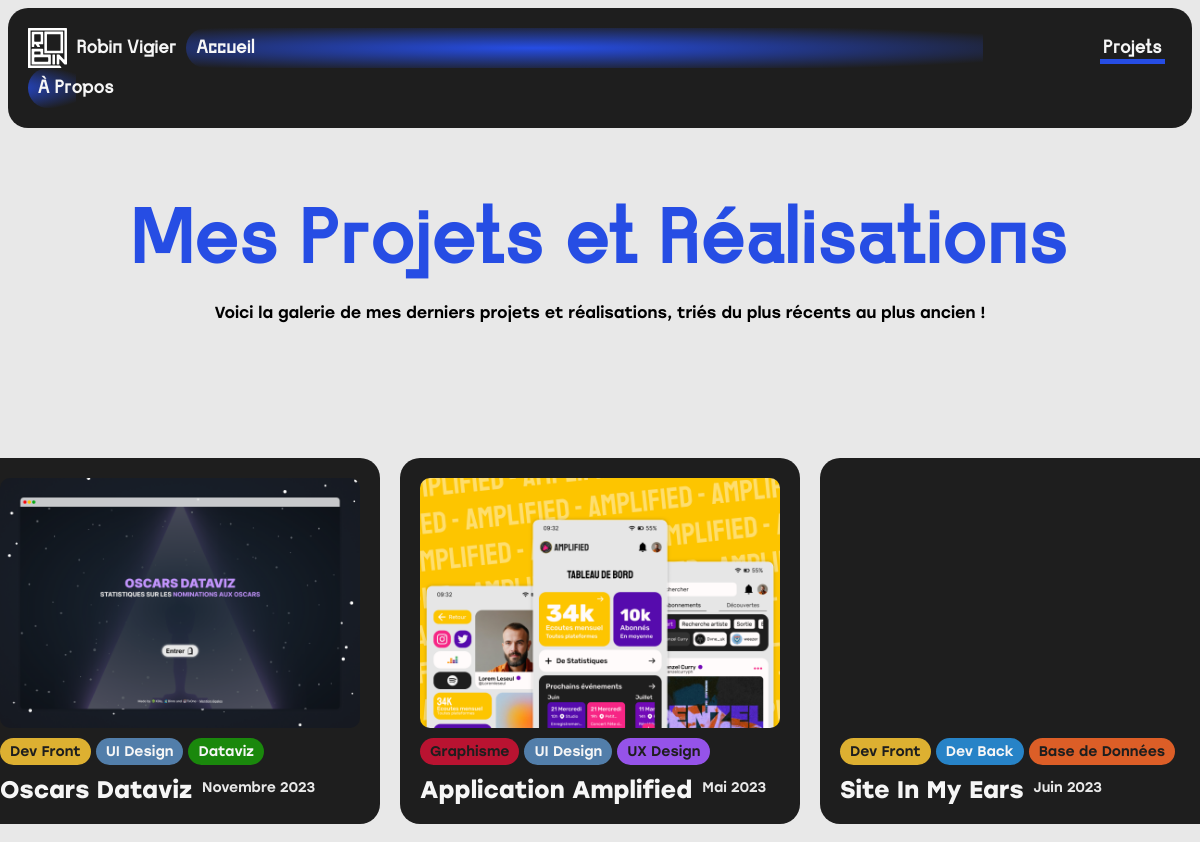
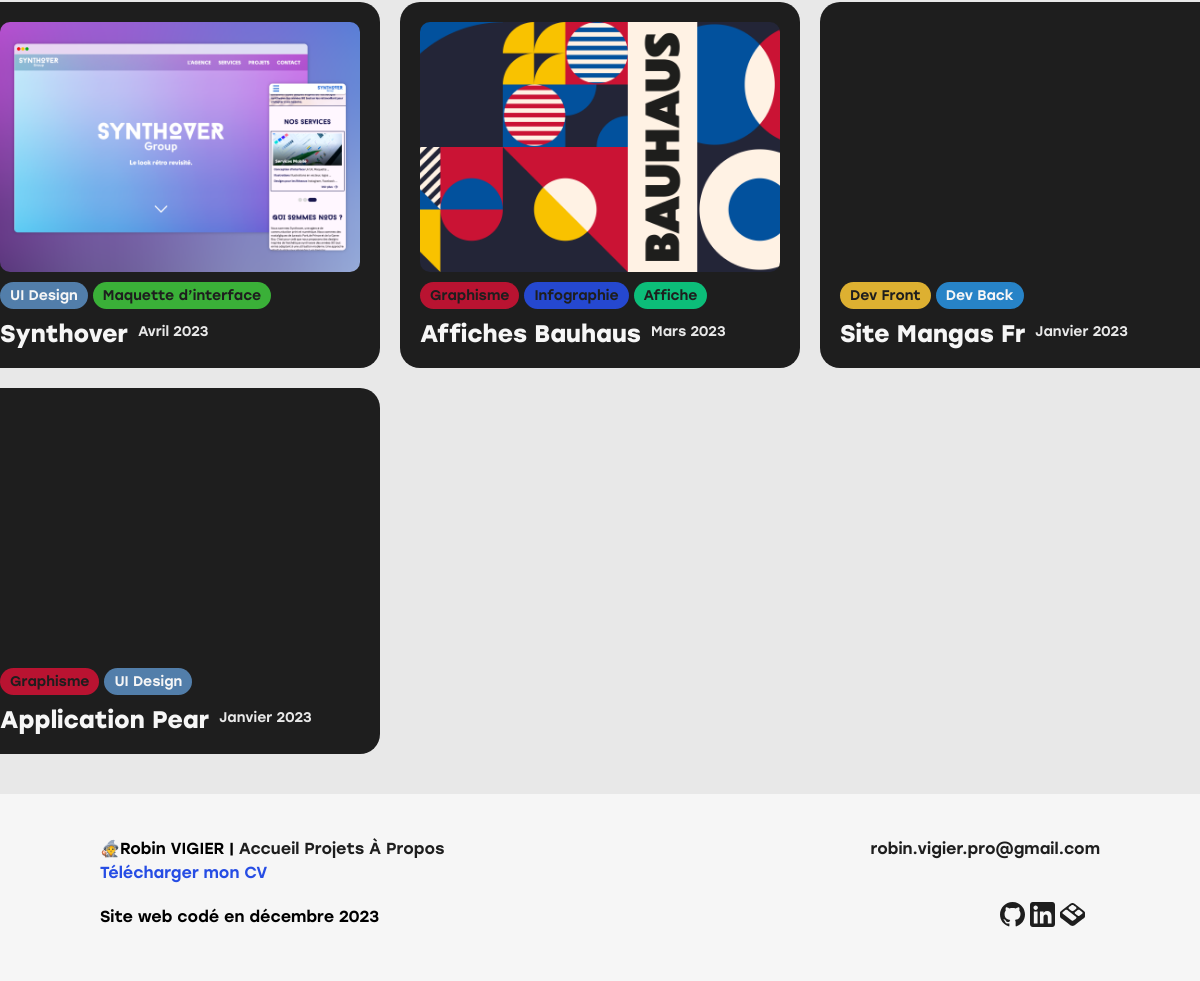
/projet.php, run on the app's committed database (2 pictures, top to bottom).
### tables this page shows
CREATE TABLE IF NOT EXISTS `etiquettes` (
  `id_label` int NOT NULL AUTO_INCREMENT,
  `nom_label` varchar(128) DEFAULT NULL,
  `couleur_label` varchar(128) DEFAULT NULL,
  `couleur_texte` varchar(30) NOT NULL DEFAULT 'var(--Black)',
  PRIMARY KEY (`id_label`)
);

CREATE TABLE IF NOT EXISTS `projets` (
  `id_projet` char(3) NOT NULL,
  `nom_projet` varchar(128) DEFAULT NULL,
  `date_créa` varchar(30) DEFAULT NULL,
  `accroche` text,
  `visuel` text,
  `cover` text NOT NULL,
  `detail` text,
  `recent` int NOT NULL,
  `type` varchar(30) NOT NULL DEFAULT 'var(--Blue)',
  PRIMARY KEY (`id_projet`)
);

### class/BD.class.php (called while the page is built, shortened)
<?php
class BD {
    function __construct(){
        $this->setListeId();
    }
    private function setListeId(){
        $commId = new CommSQL();
        $this->listeID = $commId->listeID();
    }
    public function setListP($list){
        $this->listeP = $list;
    }
}
?>

### class/CommSQL.class.php (called while the page is built, shortened)
<?php
class CommSQL {
    private $user = "root";
    private $pwd = "";
    private $dsn = "mysql:host=localhost;dbname=portfolio_vigier";
    public function projet($id)
    {
        try
		{
			$cnxDB = new PDO($this->dsn, $this->user, $this->pwd);
		}
		catch (PDOException $e)
		{
			die("Erreur à l'ouverture ! :".$e->getmessage());
		}
        $stmtsql = $cnxDB->prepare("SELECT * FROM projets WHERE id_projet = :id;");
		$stmtsql->bindParam(':id',$id);
        $stmtsql->execute();
        $resulCom = $stmtsql->fetchAll();
        if (count($resulCom)==1)
        {
            return $resulCom;
        };
    }
    public function tagProjet($id)
    {
        try
		{
			$cnxDB = new PDO($this->dsn, $this->user, $this->pwd);
		}
		catch (PDOException $e)
		{
			die("Erreur à l'ouverture ! :".$e->getmessage());
		}
        $stmtsql = $cnxDB->prepare("SELECT tag.nom_label, tag.couleur_label, tag.couleur_texte FROM eti_proj AS tag_proj INNER JOIN etiquettes AS tag ON tag_proj.id_label = tag.id_label  WHERE tag_proj.id_projet = :id;");
		$stmtsql->bindParam(':id',$id);
        $stmtsql->execute();
        $resulCom = $stmtsql->fetchAll();
        return $resulCom;
    }
    public function listeID()
    {
        try
		{
			$cnxDB = new PDO($this->dsn, $this->user, $this->pwd);
		}
		catch (PDOException $e)
		{
			die("Erreur à l'ouverture ! :".$e->getmessage());
		}
        $stmtsql = $cnxDB->prepare("SELECT id_projet FROM projets ORDER BY recent DESC ;");
        $stmtsql->execute();
        $resulCom = $stmtsql->fetchAll();
        return $resulCom;
    }
}
?>

### src/load_data.php (called while the page is built, shortened)
<?php
function chargetabProjet($listeID)
{
    $tabProjet = array();
    foreach ($listeID as $ligne)
    {
        $projet = new Projet($ligne['id_projet']);
        $tabProjet[$projet->id_projet]=$projet;
    }
    return $tabProjet;
};
function creeBD()
{
    $BD = new BD();
    return $BD;
};
function chargeBD()
{
    $BD = creeBD();
    $tableProjet = chargetabProjet($BD->listeID);
    $BD->setListP($tableProjet);
    return $BD;
};
?>

### class/Projet.class.php (the view, shortened to what this page needs)
<?php
class Projet {
    public $id_projet;
    public $nom;
    public $tag;
    public $date_crea;
    public $accroche;
    public $visuel;
    public $type;
    public function __construct($id)
    {
        $this -> setTag($id);
    }
    private function setId($id)
    {
        $this->id_projet = $id;
    }
    private function setInfo($id)
    {
        $commInfo = new CommSQL();
        $this->info = $commInfo->projet($id);
        if(isset($this->info))
        {
            $this->nom = $this->info[0]['nom_projet'];
            $this->date_crea = $this->info[0]['date_créa'];
            $this->accroche = $this->info[0]['accroche'];
            $this->visuel = $this->info[0]['visuel'];
            $this->type = $this->info[0]['type'];
        };
    }
    private function setTag($id)
    {
        $commTag = new CommSQL ();
        $this->tag = $commTag ->tagProjet($id);
    }
    public function affListe()
    {
        $reponse = "";
        $reponse.=sprintf("                             <a href=\"projet.php?id_projet=%s\" class=\"CardsProj\" style=\"--urlCover : url(../%s); --BckHover: %s;\">\n", $this->id_projet, $this->visuel, $this->type);
        $reponse.=sprintf("                                 <div class=\"cover\">\n");
        $reponse.=sprintf("                                     <div class=\"voirProj\"><img class=\"arrowR\" src=\"img/asset/arrowN.svg\" alt=\"Voir le projet\" title=\"Voir le projet\"/></div>\n");
        $reponse.=sprintf("                                 </div>\n");
        $reponse.=sprintf("                                 <div class=\"tagDiv\">\n");
        foreach($this->tag as $value)
        {
            $reponse.=sprintf("                                     <p class=\"tag\" style=\"--Bck : %s; --Txt: %s;\">%s</p>\n", $value['couleur_label'], $value['couleur_texte'], $value['nom_label']);
        }
        $reponse.=sprintf("                                 </div>\n");
        $reponse.=sprintf("                                 <div class=\"titleCards\">\n");
        $reponse.=sprintf("                                     <h4 class=\"tCards\">%s</h4>\n", $this->nom);
        $reponse.=sprintf("                                     <p class=\"date\">%s</p>\n", $this->date_crea);
        $reponse.=sprintf("                                 </div>\n");
        $reponse.=sprintf("                                 <p class=\"pitch cache\">%s</p>\n", $this->accroche);
        $reponse.=sprintf("                             </a>\n");
        return $reponse;
    }
}
?>

### projet.php (shortened to what this page needs)
<?php
    require_once("src/load_data.php");
    require_once("src/output.php");
    $BD = chargeBD();
    if(isset($_GET['id_projet'])){
        $flag = 1;
        $id_projet = $_GET['id_projet'];
        $projet_trouve=0;
        foreach ($_SESSION['BD']->listeP as $ligne)
        {
            if ((isset($ligne))&&(isset($ligne->id_projet))&&($ligne->id_projet==$id_projet))
            {
                $projet_trouve=1;
                $projet=$ligne;
            };
        };
    } else {
        $flag = 0;
    }
?>
<!DOCTYPE html>
<html lang="fr">
	<head>
		<link rel="stylesheet" type="text/css" href="style/root.css"/>
		<link rel="stylesheet" type="text/css" href="style/style.css"/>
        <?php
            if($flag == 1) {
                echo"<link rel=\"stylesheet\" type=\"text/css\" href=\"style/projet.css\"/>\n";
            } else {
                echo "<link rel=\"stylesheet\" type=\"text/css\" href=\"style/ListeProj.css\"/>\n";
            }
        ?>
	</head>
    <body>
        <?php
            if($flag == 1) {
                echo "<nav id=\"header\" class=\"opaZ ChangeBgcolor\">\n";
            } else {
                echo "<nav id=\"header\" class=\"headTop ChangeBgcolor\">\n";
            }
        ?>
            <a href="index.php" class="logo Animtrans">
                <img src="img/asset/Logo.svg" alt="Logo"/>
                <p>Robin Vigier</p>
            </a>
            <a href="index.php" class="NavLink Animtrans" id="NavAc">Accueil</a>
        <?php
            if($flag == 1) {
                echo "<a href=\"projet.php\" class=\"NavLink Animtrans\" id=\"NavProj\">Projets</a>\n";
            } else {
                echo "<a href=\"projet.php\" class=\"NavLink Animtrans Active\" id=\"NavProj\">Projets</a>\n";
            }
        ?>
            <a href="index.php#info" class="NavLink Animtrans" id="NavProp">À Propos</a>
		</nav>
        <main>
            <?php
                if($flag == 1){
                    echo $projet->affDetail();
                } else {
                    echo echoMainProj($_SESSION['BD']->listeP);
                }
            ?>
        </main>
        <footer>
			<p id="NameLink">&#129497;Robin VIGIER | <a class="noDeco" href="index.php">Accueil</a> <a class="noDeco" href="projet.php">Projets</a> <a class="noDeco" href="index.php#info">À Propos</a> </p>
			<a id="Email" class="noDeco" href="mailto:robin.vigier.pro@gmail.com">robin.vigier.pro@gmail.com</a>
			<a id="Print" class="noDeco blue" href="resources/CV-VIGIER_Robin.pdf">Télécharger mon CV</a>
			<p id="FootInfo">Site web codé en décembre 2023</p>
			<div id="ResFoot">
				<a href="https://github.com/BinroLeCrab/" class="bloc"><img class="FootIcon" src="img/asset/IconGithubN.svg" alt="mon GitHub"/></a>
				<a href="https://www.linkedin.com/in/robin-vigier-02353b267/" class="bloc"><img class="FootIcon" src="img/asset/IconLinkedinN.svg" alt="mon profil Linkedin"/></a>
				<a href="https://bento.me/robinv" class="bloc"><img class="FootIcon" src="img/asset/IconBentoN.svg" alt="mon Bento"/></a>
			</div>
		</footer>
    </body>
</html>

### src/output.php (shortened to what this page needs)
<?php
function echoMainProj($liste)
{
	$reponse = "";
	$reponse.=sprintf("<section class=\"hero\">\n");
	$reponse.=sprintf("	<h1 class=\"blue\">Mes Projets et Réalisations</h1>\n");
	$reponse.=sprintf("	<p>Voici la galerie de mes derniers projets et réalisations, triés du plus récents au plus ancien !</p>\n");
	$reponse.=sprintf("</section>\n");
	$reponse.=sprintf("<section class=\"Liste\">\n");
	$reponse.=sprintf("	<article class=\"Grille\">\n");
	foreach ($liste as $projet){
		$reponse.= $projet->affListe();
	};
	$reponse.=sprintf("	</article>\n");
	$reponse.=sprintf("</section>\n");
	return $reponse;
};
?>

### style/root.css (style rules this page uses)
*, *::before, *::after { box-sizing: border-box; }
html { scroll-behavior: smooth; }
:root { --Pointer: url(../img/asset/Cursor_perso.svg); --Hand: url(../img/asset/Hand_perso.svg); --Bkg-img : url(../img/asset/Paper.jpg); --Black: #1e1e1e; --White: #f6f6f6; --Blue : #264de4; --Green : #095C41; --Yellow : #DDB031; --Grey : #e8e8e8; --Rad-int: 10px; --Rad-ext: 20px; --Rad-main: 30px 30px 0px 0px; --Barracuda: 'Barracuda', Arial, Helvetica, sans-serif; --Stolzl: 'Stolzl', Arial, Helvetica, sans-serif; }
html { background-color: var(--Black); }
body { margin: 0px; padding: 0px; cursor: var(--Pointer), auto; font-family: var(--Stolzl); font-weight: 500; background-color: var(--White); }
footer { background-color: var(--White); }
h1 { font-family: var(--Barracuda); font-weight: 700; font-size: 5rem; margin: 0px; }
h4 { font-size: 1.5rem; font-weight: 700; text-transform: capitalize; }
a, button { cursor: var(--Hand), auto; }
.noDeco { text-decoration: none; color: var(--Black); }
.blue { color: var(--Blue); }
.bloc { display: block; }

### style/style.css (style rules this page uses)
#header { position: fixed; left: 1vh; right: 1vh; display: grid; grid-template-columns: fit-content(100%) 1fr fit-content(100%); grid-template-rows: repeat(2, fit-content(100%)); align-items: center; padding: 20px; gap: 0px 10px; grid-template-areas: "Logo . burger" "menu menu menu"; font-family: var(--Barracuda); font-size: 1.2rem; font-weight: 700; border-radius: var(--Rad-ext); transition: 0.3s; z-index: 100; }
.headTop { top: 1vh; }
.NavLink { display: block; height: 40px; padding: 10px; color: var(--White); text-decoration: none; border-radius: 30px; background: radial-gradient(61.67% 61.67% at 50% 50%, var(--Blue) 0%, rgba(38, 77, 228, 0.00) 100%) no-repeat; background-position: -100px 0px; transition: 0.5s; }
.logo { display: flex; align-items: center; gap: 10px; text-decoration: none; grid-area: Logo; }
.logo > img { height: 40px; }
.logo > p { margin: 0px; color: var(--White); }
.tagDiv { display: flex; gap: 5px; height: -webkit-fit-content; height: -moz-fit-content; height: fit-content; }
.tag { --Bck : #254be4e6; --Txt : var(--White); padding: 5px 10px; margin: 0px; border-radius: var(--Rad-ext); background-color: var(--Bck); font-size: 0.875rem; width: -webkit-fit-content; width: -moz-fit-content; width: fit-content; font-weight: 500; color: var(--Txt); }
footer { display: grid; grid-template-columns: 1fr -webkit-min-content; grid-template-columns: 1fr min-content; grid-template-rows: -webkit-min-content -webkit-min-content 20px -webkit-min-content; grid-template-rows: min-content min-content 20px min-content; grid-template-areas: "NL M" "P ." ". ." "FI RF"; align-items: center; padding: 40px 100px 50px; background-color: var(--White); }
footer > p { margin: 5px 0px; }
#NameLink { grid-area: NL; }
#Email { grid-area: M; }
#Print { grid-area: P; }
#FootInfo { grid-area: FI; }
#ResFoot { grid-area: RF; display: grid; grid-template-columns: repeat(6, -webkit-min-content); grid-template-columns: repeat(6, min-content); gap: 5px; justify-content: end; }
.FootIcon { height: 25px; width: 25px; }
.Active::after { content: ""; display: block; height: 5px; width: 110%; margin-left: -5%; background: var(--Blue); }

### style/ListeProj.css (style rules this page uses)
main { background: var(--Grey); }
#header { background-color: var(--Black); }
.hero { padding: 25vh 0vh 15vh; text-align: center; }
.Liste { display: flex; justify-content: center; padding-bottom: 40px; }
.Grille { display: grid; grid-template-columns: repeat(3, 400px); gap: 20px; }
.CardsProj { --urlCover : url(../img/projet/IME/IME_01.png); --BckHover : var(--White); position: relative; display: grid; gap: 10px; width: 400px; height: -webkit-fit-content; height: -moz-fit-content; height: fit-content; height: 366px; padding: 20px; border-radius: var(--Rad-ext); background-color: var(--Black); text-decoration: none; text-align: left; color: var(--White); transition: 0.3s; overflow: hidden; z-index: 2; }
.CardsProj * { margin: 0px; }
.cover { display: flex; justify-content: end; width: auto; height: 250px; border-radius: var(--Rad-int); background: var(--urlCover); background-position: center; background-size: cover; transition: 0.3s; }
.titleCards { display: flex; gap: 10px; align-items: center; }
.tCards { text-overflow: ellipsis; height: 1.5rem; max-width: 273px; }
.date { font-weight: 500; font-size: 0.875rem; color: var(--Grey); }

### data on the page
etiquettes: nom_label "Dev Front"
etiquettes: nom_label "UI Design"
etiquettes: nom_label "Dataviz"
projets: nom_projet "Oscars Dataviz", date_créa "Novembre 2023"
etiquettes: nom_label "Graphisme"
etiquettes: nom_label "UX Design"
projets: nom_projet "Application Amplified", date_créa "Mai 2023"
etiquettes: nom_label "Dev Back"
etiquettes: nom_label "Base de Données"
projets: nom_projet "Site In My Ears", date_créa "Juin 2023"
etiquettes: nom_label "Maquette d’interface"
projets: nom_projet "Synthover", date_créa "Avril 2023"
etiquettes: nom_label "Infographie"
etiquettes: nom_label "Affiche"
projets: nom_projet "Affiches Bauhaus", date_créa "Mars 2023"
projets: nom_projet "Site Mangas Fr", date_créa "Janvier 2023"
projets: nom_projet "Application Pear", date_créa "Janvier 2023"
